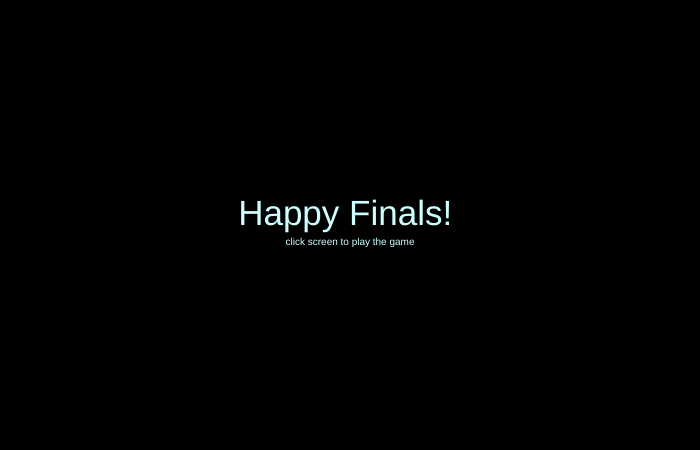
Frame 1 (no input)
Frame 60 (no input): identical to frame 1, image omitted
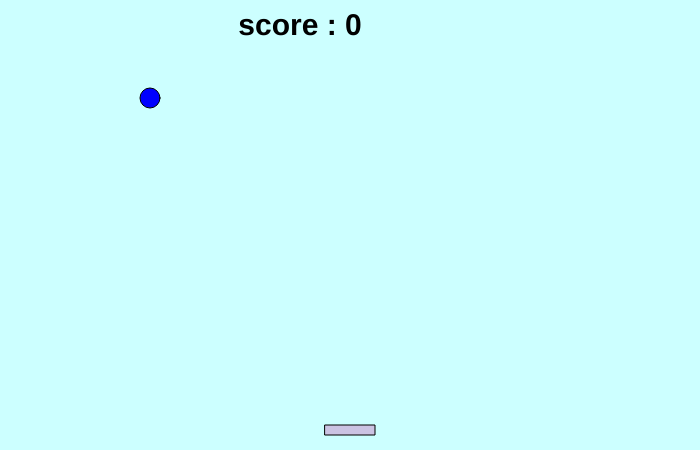
Frame 120 (the mouse pressed at the canvas centre since frame 60)

The p5.js sketch that drew these frames (run headless with seeded random() and noise() and a simulated clock; from frame 60 on, the mouse is pressed at the canvas centre):

// p5.js sketch
// ── sketch.js

//variables
var y=-20;
var x=150;
var screen = 0;
var score= 0;
var speed = 2;


function setup() {
  createCanvas(700, 450);
}

function draw() {
if(screen== 0){
    welcomeScreen()
}
 else if(screen == 1){
  	startGame()
  }else if(screen==2){
  	gameOver()
  }	
}

//WELCOME
function welcomeScreen(){
    background(0);
    fill(204,255,255);
    textSize(35);
    textAlign(CENTER);
    text('Happy Finals! ', width/ 2, height /2)
    textSize(10); 
    text ('click screen to play the game', width/ 2, height /2 + 20)

}

//game screen
function startGame(){
	background(204,255,255);
    fill(0);
    textStyle(BOLD);
    textSize(30);
  text("score : " + score, 300,35)
  fill(0,0,255)
  // ball 
  ellipse(x,y,20,20)
  fill(203,195,227)
  //rect
  rectMode(CENTER)
  rect(mouseX,height-20,50,10)
	y+= speed;
  if(y>height){
  	screen =2
	 }
  if(y>height-10 && x>mouseX-20 && x<mouseX+20){
  	y=-20
    speed+=1
    score+= 1
  }
	if(y==-20){
  	setRandom();
  }
}

function setRandom(){
	x= random(20,width-20)
}
//change screen 0-1 
function mousePressed(){
	if(screen==0){
  	screen=1
  }else if(screen==2){
  	screen=0
  }
}
//game over screen 
function gameOver(){
		background(62,12,94); 
        fill(255);
        textSize(25); 
		textAlign(CENTER);
        textStyle(BOLD);
		text('SORRY :( YOU MISSED', width / 2, height / 2)
        textSize(15); 
  	text("GAME OVER",  width / 2, height / 2 + 30)
		
}
